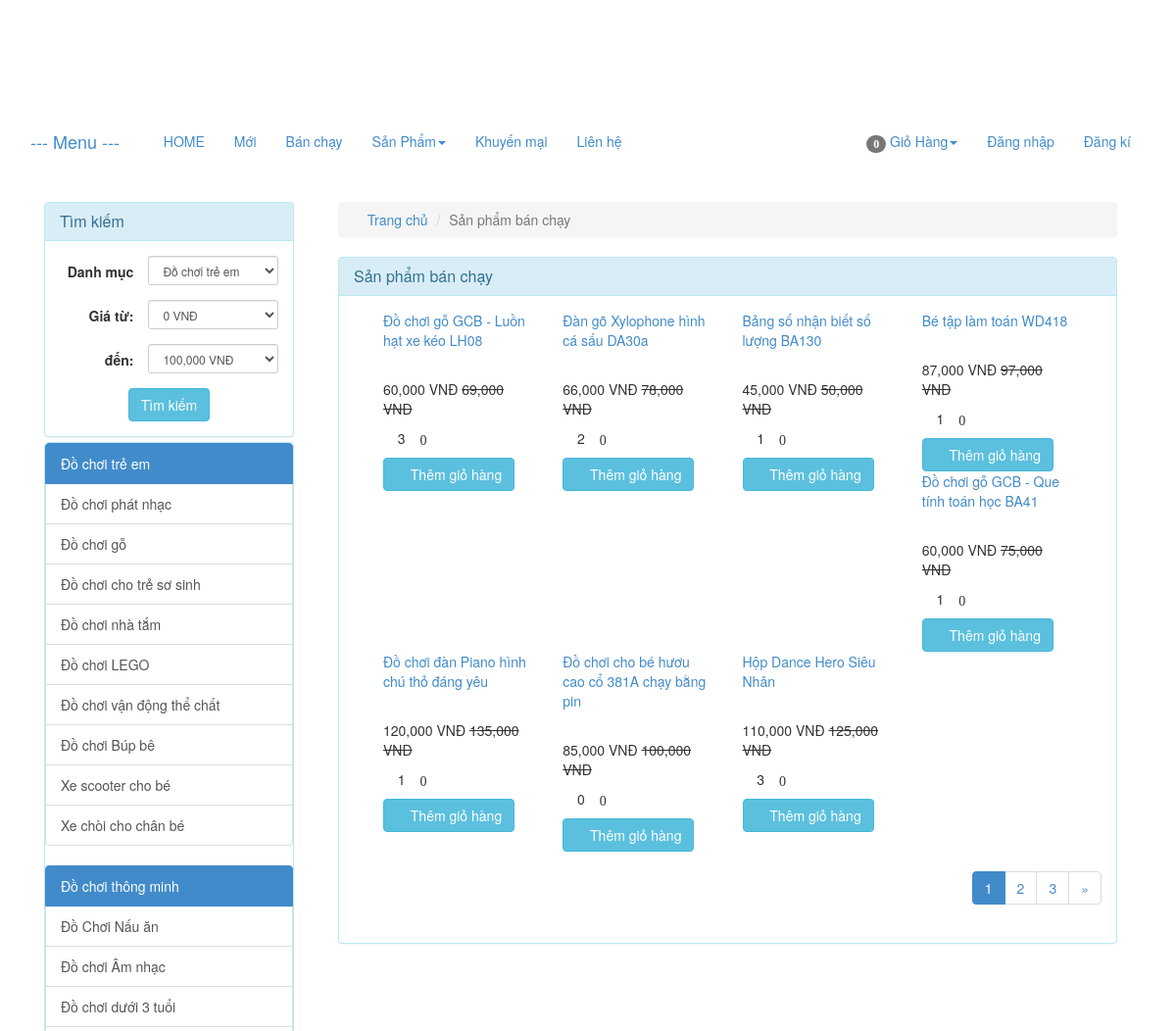
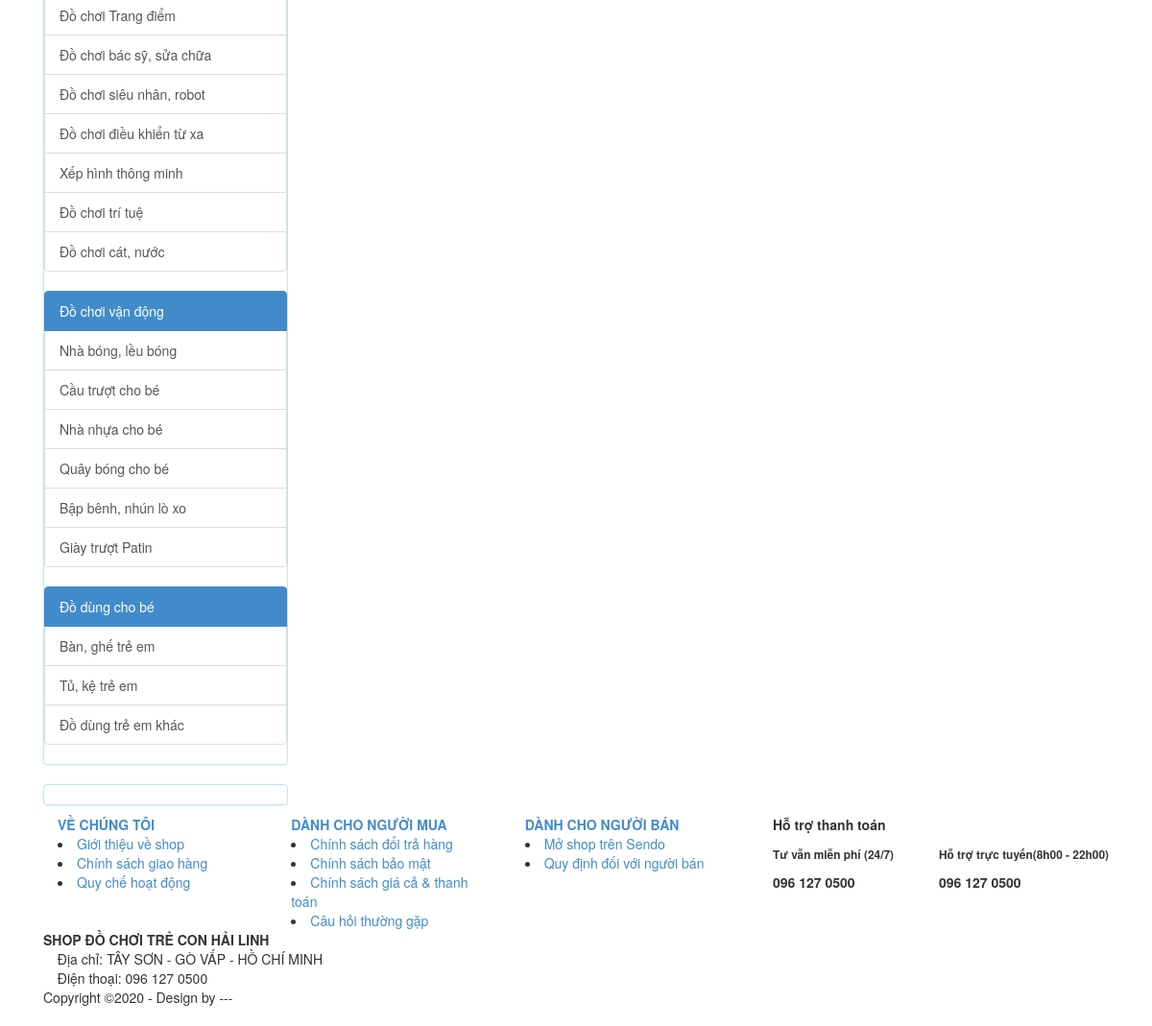
Page /index.php/product/hot on the committed database (2 pictures, top to bottom).
### tables this page shows
CREATE TABLE IF NOT EXISTS `catalog` (
  `id` int(11) NOT NULL AUTO_INCREMENT,
  `name` varchar(100) NOT NULL,
  `description` varchar(255) DEFAULT NULL,
  `parent_id` int(11) NOT NULL,
  `sort_order` tinyint(4) NOT NULL,
  `created` datetime NOT NULL,
  PRIMARY KEY (`id`)
);

CREATE TABLE IF NOT EXISTS `product` (
  `id` int(255) NOT NULL AUTO_INCREMENT,
  `catalog_id` int(11) NOT NULL,
  `name` varchar(255) NOT NULL,
  `content` text NOT NULL,
  `price` decimal(15,2) NOT NULL DEFAULT 0.00,
  `discount` int(11) DEFAULT 0,
  `image_link` varchar(100) NOT NULL,
  `image_list` text NOT NULL,
  `view` int(11) NOT NULL DEFAULT 0,
  `buyed` int(255) NOT NULL,
  `rate_total` int(255) NOT NULL DEFAULT 4,
  `rate_count` int(255) NOT NULL DEFAULT 1,
  `created` int(11) NOT NULL,
  PRIMARY KEY (`id`)
);

### application/controllers/Product.php (called while the page is built, shortened)
<?php
class Product extends MY_Controller {
	public function __construct()
	{
		parent::__construct();
		$this->load->model('product_model');
		$this->load->model('catalog_model');
	}
	public function hot()
	{
		$input = array();
		$input['order'] = array('buyed','DESC');
		$this->load->library('pagination');
		$base_url = base_url('product/hot');
		$total =20;
		$per = 8;
		$uri = 3;
		$config = pagination($base_url,$total,$per,$uri);
		$segment = $this->uri->segment(3);
		$segment = intval($segment);
		$input['limit'] = array($config['per_page'],$segment);
		$product_list = $this->product_model->get_list($input);
		$this->data['product_list'] = $product_list;
		$this->data['temp']='site/product/hot';
		$this->load->view('site/layoutsub',$this->data);
	}
}

### index.php (called while the page is built, shortened)
<?php
require_once BASEPATH.'core/CodeIgniter.php';

### application/core/MY_Controller.php (called while the page is built, shortened)
<?php
class MY_Controller extends CI_Controller {
	function __construct()
	{
		$controller = $this->uri->segment(1);
		switch ($controller) {
			default:
				$input = array();
				$input['where'] = array('parent_id' => '1');
				$input['order'] = array('sort_order', 'ASC');
				$catalog = $this->catalog_model->get_list($input);
				foreach ($catalog as $value) {
					$input= array();
					$input['where'] = array('parent_id' => $value->id);
					$input['order'] = array('sort_order', 'ASC');
					$sub = $this->catalog_model->get_list($input);
					$value->sub=$sub;
				}
				$total_items = $this->cart->total_items();
				break;
		}
	}
}

### application/core/MY_Model.php (called while the page is built, shortened)
<?php if ( ! defined('BASEPATH')) exit('No direct script access allowed');
class MY_Model extends CI_Model {
    var $table = '';
    var $key = 'id';
    var $order = '';
    function get_list($input = array())
    {
        $query = $this->db->get($this->table);
        return $query->result();
    }
    protected function get_list_set_input($input = array())
    {
        if ((isset($input['where'])) && $input['where'])
        {
            $this->db->where($input['where']);
        }
        if (isset($input['order'][0]) && isset($input['order'][1]))
        {
            $this->db->order_by($input['order'][0], $input['order'][1]);
        }
        else
        {
            $order = ($this->order == '') ? array($this->table.'.'.$this->key, 'desc') : $this->order;
            $this->db->order_by($order[0], $order[1]);
        }
        if (isset($input['limit'][0]) && isset($input['limit'][1]))
        {
            $this->db->limit($input['limit'][0], $input['limit'][1]);
        }
    }
}
?>

### application/views/site/product/hot.php (the view, shortened to what this page needs)
<div class="col-xs-12 col-sm-9 col-md-9 col-lg-9 clearpaddingr">
	<div class="col-xs-12 col-sm-12 col-md-12 col-lg-12 clearpadding">
		<ol class="breadcrumb">
		  <li><a href="<?php echo base_url(); ?>"><span class="glyphicon glyphicon-home" aria-hidden="true"></span> Trang chủ</a></li>
		  <li class="active">Sản phẩm bán chạy</li>
		</ol>
		<div class="panel panel-info">
		  <div class="panel-heading">
		    <h3 class="panel-title">Sản phẩm bán chạy</h3>
		  </div>
		  <div class="panel-body">
		  	<div class="col-xs-12 col-sm-12 col-md-12 col-lg-12 clearpadding">
		  		<?php foreach ($product_list as $value) {
		  			$name = covert_vi_to_en($value->name);
	  				$name = strtolower($name);
	  				 ?>
					<div class="col-xs-12 col-sm-6 col-md-3 col-lg-3 re-padding">
			  			<div class="product_item">
			  				<p class="product_name" ><a href="<?php echo base_url($name.'-p'.$value->id); ?>" ><?php echo $value->name; ?></a></p>
			  				<div class="product-image">
			  				</div>
			  				<?php if ($value->discount>0) {
			  					$new_price = $value->price - $value->discount; ?>
			  					<p><span class='price text-right'><?php echo number_format($new_price); ?> VNĐ</span> <del class="product-discount"><?php echo number_format($value->price); ?> VNĐ</del></p>
			  				<?php }else{ ?>
								<p><span class='price text-right'><?php echo number_format($value->price); ?> VNĐ</span></p>
			  				<?php	} ?>
							<p><span class="glyphicon glyphicon-eye-open" aria-hidden="true" title="Số lượt xem"></span> <?php echo $value->view; ?> <span class="glyphicon glyphicon-star-empty" aria-hidden="true" title="Số lượng đặt mua"><?php echo $value->buyed; ?></p>
							<a href="<?php echo base_url('cart/add/'.$value->id); ?>"><button class='btn btn-info'><span class="glyphicon glyphicon-shopping-cart" aria-hidden="true"></span> Thêm giỏ hàng</button></a>
			  			</div>
					</div>
				<?php } ?>
		  	</div>
			 <?php echo $this->pagination->create_links(); ?>
		  </div>
		</div>
	</div>
</div>

### application/helpers/common_helper.php (shortened to what this page needs)
<?php
	function public_url($url=''){
		return base_url('public/'.$url);
	}
	function pagination($base_url='',$total='',$per='',$uri='')
	{
		$config = array();
		$config['base_url']    = $base_url;
		$config['total_rows']  = $total;
		$config['per_page']    = $per;
		$config['uri_segment'] = $uri;
		$config['full_tag_open']   = "<nav aria-label='Page navigation' class='text-right'><ul class='pagination'>";
		$config['full_tag_close'] = "</ul></nav>";
		$config['cur_tag_open']   = "<li class='active'><a href='#'>";
		$config['cur_tag_close'] = "</a></li>";
		$config['next_link']   = "&raquo;";
		$config['next_tag_open']   = "<li><span aria-hidden='true'>";
		$config['next_tag_close'] = "</span></li>";
		$config['prev_link']   = "&laquo;";
		$config['prev_tag_open']   = "<li><span aria-hidden='true'>";
		$config['prev_tag_close'] = "</span></li>";
		$config['num_tag_open']   = "<li>";
		$config['num_tag_close'] = "</li>";
		return $config;
	}
	function covert_vi_to_en($str)
	{
	    $unicode = array(
			'a'=>'á|à|ả|ã|ạ|ă|ắ|ặ|ằ|ẳ|ẵ|â|ấ|ầ|ẩ|ẫ|ậ',
			'd'=>'đ',
			'e'=>'é|è|ẻ|ẽ|ẹ|ê|ế|ề|ể|ễ|ệ',
			'i'=>'í|ì|ỉ|ĩ|ị',
			'o'=>'ó|ò|ỏ|õ|ọ|ô|ố|ồ|ổ|ỗ|ộ|ơ|ớ|ờ|ở|ỡ|ợ',
			'u'=>'ú|ù|ủ|ũ|ụ|ư|ứ|ừ|ử|ữ|ự',
			'y'=>'ý|ỳ|ỷ|ỹ|ỵ',
			'A'=>'Á|À|Ả|Ã|Ạ|Ă|Ắ|Ặ|Ằ|Ẳ|Ẵ|Â|Ấ|Ầ|Ẩ|Ẫ|Ậ',
			'D'=>'Đ',
			'E'=>'É|È|Ẻ|Ẽ|Ẹ|Ê|Ế|Ề|Ể|Ễ|Ệ',
			'I'=>'Í|Ì|Ỉ|Ĩ|Ị',
			'O'=>'Ó|Ò|Ỏ|Õ|Ọ|Ô|Ố|Ồ|Ổ|Ỗ|Ộ|Ơ|Ớ|Ờ|Ở|Ỡ|Ợ',
			'U'=>'Ú|Ù|Ủ|Ũ|Ụ|Ư|Ứ|Ừ|Ử|Ữ|Ự',
			'Y'=>'Ý|Ỳ|Ỷ|Ỹ|Ỵ',
			);
		foreach($unicode as $nonUnicode=>$uni) $str = preg_replace("/($uni)/i",$nonUnicode,$str);
		$str = trim($str);
		$str = str_replace(' ', '-', $str);
		$str = str_replace(',', '', $str);
		return $str;
	}
?>

### application/views/site/layoutsub.php (shortened to what this page needs)
<!DOCTYPE html>
<html lang="en">
<head>
	<?php $this->load->view('site/head',$this->data); ?>
</head>
<body>
	<div class="container">
		<?php $this->load->view('site/header',$this->data); ?>
		<div class="row">
			<div class="col-xs-12 col-sm-12 col-md-12 col-lg-12 clearpadding" style="margin-top: 15px;">
				<?php $this->load->view('admin/message.php'); ?>
				<?php $this->load->view('site/sidebar',$this->data); ?>
				<?php $this->load->view($temp,$this->data); ?>
		<?php $this->load->view('site/footer',$this->data); ?>
</body>
</html>

### application/views/site/head.php (shortened to what this page needs)
<link rel="stylesheet" type="text/css" href="<?php echo public_url('site/'); ?>bootstrap/css/bootstrap.css">
<link rel="stylesheet" type="text/css" href="<?php echo public_url('site/'); ?>css/style.css">

### application/views/site/header.php (shortened to what this page needs)
<div class="row" style="margin-top: 8px;height: 110px">
			<div class="col-xs-12 col-sm-4 col-md-4 col-lg-4 clearpadding">
			</div>
			<div class="col-xs-12 col-sm-8 col-md-8 col-lg-8 clearpadding">
			</div>
		</div>
		<div class="row">
			<nav class="navbar navbar-info re-navbar" >
			  <div class="container-fluid re-container-fluid">
			    <div class="navbar-header">
			      	<a class="navbar-brand" href="#">--- Menu ---</a>
			    </div>
			    <div class="collapse navbar-collapse re-navbar-collapse" id="bs-example-navbar-collapse-1">
			      <ul class="nav navbar-nav">
			        <li class="active"><a href="<?php echo base_url(); ?>"><span class="glyphicon glyphicon-home" aria-hidden="true"></span> HOME<span class="sr-only">(current)</span></a></li>
			        <li><a href="<?php echo base_url('moi'); ?>">Mới</a></li>
			        <li><a href="<?php echo base_url('ban-chay'); ?>">Bán chạy</a></li>
			        <li class="dropdown">
			          <a href="#" class="dropdown-toggle" data-toggle="dropdown" role="button" aria-haspopup="true" aria-expanded="false">Sản Phẩm<span class="caret"></span></a>
			        </li>
			        <li><a href="<?php echo base_url('khuyen-mai'); ?>">Khuyến mại</a></li>
					<li><a href="<?php echo base_url('lien-he'); ?>">Liên hệ</a></li>
			       </ul>
			      <ul class="nav navbar-nav navbar-right">
			        <?php $this->load->view('site/cart/cart_sh'); ?>
			        <?php if (!isset($user)) { ?>
			        	<li><a href="<?php echo base_url('dang-nhap'); ?>">Đăng nhập</a></li>
						 <li><a href="<?php echo base_url('dang-ky'); ?>">Đăng kí</a></li>
			        <?php } ?>
			      </ul>
			    </div>
			  </div>
			</nav>
		</div>

### application/views/site/cart/cart_sh.php (shortened to what this page needs)
<li class="dropdown">
  <a href="#" class="dropdown-toggle" data-toggle="dropdown" role="button" aria-haspopup="true" aria-expanded="false"> <span class="glyphicon glyphicon-shopping-cart"><span class="badge"><?php echo $total_items ?></span></span> Giỏ Hàng<span class="caret"></span></a>
</li>

### application/views/site/sidebar.php (shortened to what this page needs)
<?php
	$catalog_id = isset($catalog_id)?$catalog_id:NULL;
	$price_from = isset($price_from)?$price_from:NULL;
	$price_to = isset($price_to)?$price_to:NULL;
 ?>
<div class="col-xs-12 col-sm-3 col-md-3 col-lg-3 clearpaddingl">
	<div class="panel panel-info" style="margin-bottom: 5px;">
		<div class="panel-heading">
		    <h3 class="panel-title">Tìm kiếm</h3>
		</div>
	    <div class="panel-body">
	  	    <form class="form-horizontal text-center" method="post" action="<?php echo base_url('product/search'); ?>">
				<div class="form-group form-group-sm">
					<label class="col-sm-5 clearpaddingl control-label" for="formGroupInputSmall">Danh mục</label>
					<div class="col-sm-7" style="padding-left: 0px">
				    	<select class="form-control" name="catalog_id">
				    		<?php foreach ($catalog as $value) { ?>
							  	<option value="<?php echo $value->id; ?>" style='font-weight: bold' <?php if($value->id==$catalog_id) echo 'selected'; ?>><?php echo $value->name; ?></option>
								 </div>
							  	<?php } ?>
				    </div>
				</div>
				<div class="form-group form-group-sm">
					<label class="col-sm-5 control-label" for="formGroupInputSmall">Giá từ:</label>
					<div class="col-sm-7" style="padding-left: 0px">
				    	<select class="form-control" name="price_from">
				    	<?php for ($i=0; $i < 1400000; $i = $i + 100000) { ?>
				    		<option value="<?php echo $i ?>" <?php if($i==$price_from) echo 'selected'; ?>><?php echo number_format($i); ?> VNĐ</option>
				    	<?php } ?>
						</select>
				    </div>
				</div>
				<div class="form-group form-group-sm">
					<label class="col-sm-5 control-label" for="formGroupInputSmall">đến:</label>
					<div class="col-sm-7" style="padding-left: 0px">
				    	<select class="form-control" name="price_to">
				    	<?php for ($i=100000; $i < 1500000; $i = $i + 100000) { ?>
				    		<option value="<?php echo $i ?>" <?php if($i==$price_to) echo 'selected'; ?>><?php echo number_format($i); ?> VNĐ</option>
				    	<?php } ?>
						</select>
				    </div>
				</div>
				<button class="btn btn-info" type="submit" name='submit'>Tìm kiếm</button>
	    </div>
	</div>
	<div class="panel panel-info">
	  <div class="panel-body" style="padding:0px">
	  	<div class="list-group">
	  	<?php foreach ($catalog as $value)
	  	{
	  		$name = covert_vi_to_en($value->name);
	  		$name = strtolower($name);
	  	?>
	  	<div class="list-group">
	  		<a href="<?php echo base_url($name.'-c'.$value->id); ?>" class="list-group-item active">
		    <?php echo $value->name; ?>
		  	</a>
		  <?php foreach ($value->sub as $val) {
		  	$namesub = covert_vi_to_en($val->name);
	  		$namesub = strtolower($namesub);
	  		?>
		  	<a href="<?php echo base_url($namesub.'-c'.$val->id); ?>" class="list-group-item"><?php echo $val->name; ?></a>
		  <?php } ?>
		 </div>
	  	<?php } ?>
	    </div>
	  </div>
	</div>
	<div class="panel panel-info" style="margin-top:10px;margin-bottom:10px;">
	  <div class="panel-body" style="padding:0px;">
	  </div>
	</div>

### application/views/site/footer.php (shortened to what this page needs)
<div class="row" >
			<div class="col-xs-12 col-sm-12 col-md-12 col-lg-12" id="bank">
				<div class="col-xs-12 col-sm-8 col-md-8 col-lg-8 no-padding">
				    <div class="footer-info">
				      <div class="col-xs-12 col-sm-4 col-md-4 col-lg-4">
				        <a href="" title=""><strong>VỀ CHÚNG TÔI</strong></a>
				          <li> <a href="<?php echo base_url('gioi-thieu'); ?>" title="">Giới thiệu về shop</a></li>
				          <li> <a href="<?php echo base_url('giao-hang'); ?>" title="">Chính sách giao hàng </a></li>
				          <li> <a href="<?php echo base_url('quy-che'); ?>">Quy chế hoạt động</a></li>
				      </div>
				      <div class="col-xs-12 col-sm-4 col-md-4 col-lg-4">
				        <a href="" title=""><strong>DÀNH CHO NGƯỜI MUA</strong></a>
				          <li> <a href="<?php echo base_url('doi-tra'); ?>" title="">Chính sách đổi trả hàng </a></li>
				          <li> <a href="<?php echo base_url('bao-mat'); ?>" title="">Chính sách bảo mật </a></li>
				          <li> <a href="<?php echo base_url('thanh-toan'); ?>" title="">Chính sách giá cả &amp; thanh toán </a></li>
				           <li> <a href="<?php echo base_url('cau-hoi-thuong-gap'); ?>" title="">Câu hỏi thường gặp</a></li>
				      </div>
				      <div class="col-xs-12 col-sm-4 col-md-4 col-lg-4">
				        <a href="" title=""><strong>DÀNH CHO NGƯỜI BÁN</strong></a>
				          <li> <a href="<?php echo base_url('mo-shop'); ?>" title="">Mở shop trên Sendo</a></li>
				          <li> <a href="<?php echo base_url('quy-dinh-nguoi-ban'); ?>" title="">Quy định đối với người bán</a></li>
				      </div>
				    </div>
				</div>
				<div class="col-xs-12 col-sm-4 col-md-4 col-lg-4">
				    <p><span class="style1">Hỗ trợ thanh toán</span>  <img src="<?php echo base_url(); ?>upload/icon/pay1.png" alt="" style="padding-left: 25px;"> </p>
				    <div class="fi-left pull-left">
				      <p class="style1"><small>Tư vẫn miễn phí (24/7)</small></p>
			        <strong>096 127 0500</strong>				    </div>
				     <div class="fi-right pull-right">
				      <p class="style1"><small>Hỗ trợ trực tuyến(8h00 - 22h00)</small></p>
				      <strong>096 127 0500</strong>
				    </div>
			  </div>
			</div>
		</div>
		<div class="row" id="footer">
			<div class="col-xs-12 col-sm-12 col-md-12 col-lg-12">
				<div class="col-xs-12 col-sm-8 col-md-8 col-lg-8">
					<address>
					  <strong>SHOP ĐỒ CHƠI TRẺ CON HẢI LINH </strong><br>
					  <span class="glyphicon glyphicon-home" aria-hidden="true"></span> Địa chỉ: TÂY SƠN - GÒ VẤP - HỒ CHÍ MINH<br>
					  <span class="glyphicon glyphicon-phone" aria-hidden="true"></span> Điện thoại: 096 127 0500<br>
					  Copyright ©2020 - Design by ---
					</address>
				</div>
				<div class="col-xs-12 col-sm-4 col-md-4 col-lg-4 text-right">
				</div>
				<div class="clearfix"></div>
			</div>
		</div>

### rows in the picture
catalog: name "Đồ chơi trẻ em"
catalog: name "Đồ chơi phát nhạc"
catalog: name "Đồ chơi gỗ"
catalog: name "Đồ chơi cho trẻ sơ sinh"
catalog: name "Đồ chơi nhà tắm"
catalog: name "Đồ chơi LEGO"
catalog: name "Đồ chơi vận động thể chất"
catalog: name "Đồ chơi Búp bê"
catalog: name "Xe scooter cho bé"
catalog: name "Xe chòi cho chân bé"
catalog: name "Đồ chơi thông minh"
catalog: name "Đồ Chơi Nấu ăn"
catalog: name "Đồ chơi Âm nhạc"
catalog: name "Đồ chơi dưới 3 tuổi"
catalog: name "Đồ chơi Trang điểm"
catalog: name "Đồ chơi bác sỹ, sửa chữa"
catalog: name "Đồ chơi siêu nhân, robot"
catalog: name "Đồ chơi điều khiển từ xa"
catalog: name "Xếp hình thông minh"
catalog: name "Đồ chơi trí tuệ"
catalog: name "Đồ chơi cát, nước"
catalog: name "Đồ chơi vận động"
catalog: name "Nhà bóng, lều bóng"
catalog: name "Cầu trượt cho bé"
catalog: name "Nhà nhựa cho bé"
catalog: name "Quây bóng cho bé"
catalog: name "Bập bênh, nhún lò xo"
catalog: name "Giày trượt Patin"
catalog: name "Đồ dùng cho bé"
catalog: name "Bàn, ghế trẻ em"
catalog: name "Tủ, kệ trẻ em"
catalog: name "Đồ dùng trẻ em khác"
product: name "Đồ chơi gỗ GCB - Luồn hạt xe kéo LH08", new_price "60,000", price "69,000", view "3", buyed "0"
product: name "Đàn gõ Xylophone hình cá sấu DA30a", new_price "66,000", price "78,000", view "2", buyed "0"
product: name "Bảng số nhận biết số lượng BA130", new_price "45,000", price "50,000", view "1", buyed "0"
product: name "Bé tập làm toán WD418", new_price "87,000", price "97,000", view "1", buyed "0"
product: name "Đồ chơi gỗ GCB - Que tính toán học BA41", new_price "60,000", price "75,000", view "1", buyed "0"
product: name "Đồ chơi đàn Piano hình chú thỏ đáng yêu", new_price "120,000", price "135,000", view "1", buyed "0"
product: name "Đồ chơi cho bé hươu cao cổ 381A chạy bằng pin", new_price "85,000", price "100,000", view "0", buyed "0"
product: name "Hộp Dance Hero Siêu Nhân", new_price "110,000", price "125,000", view "3", buyed "0"

### other values in the picture
$total_items "0"
$this->pagination->create_links() "1 2 3 »"
form field catalog_id "Đồ chơi trẻ em"
form field price_from "0 VNĐ"
form field price_to "100,000 VNĐ"
